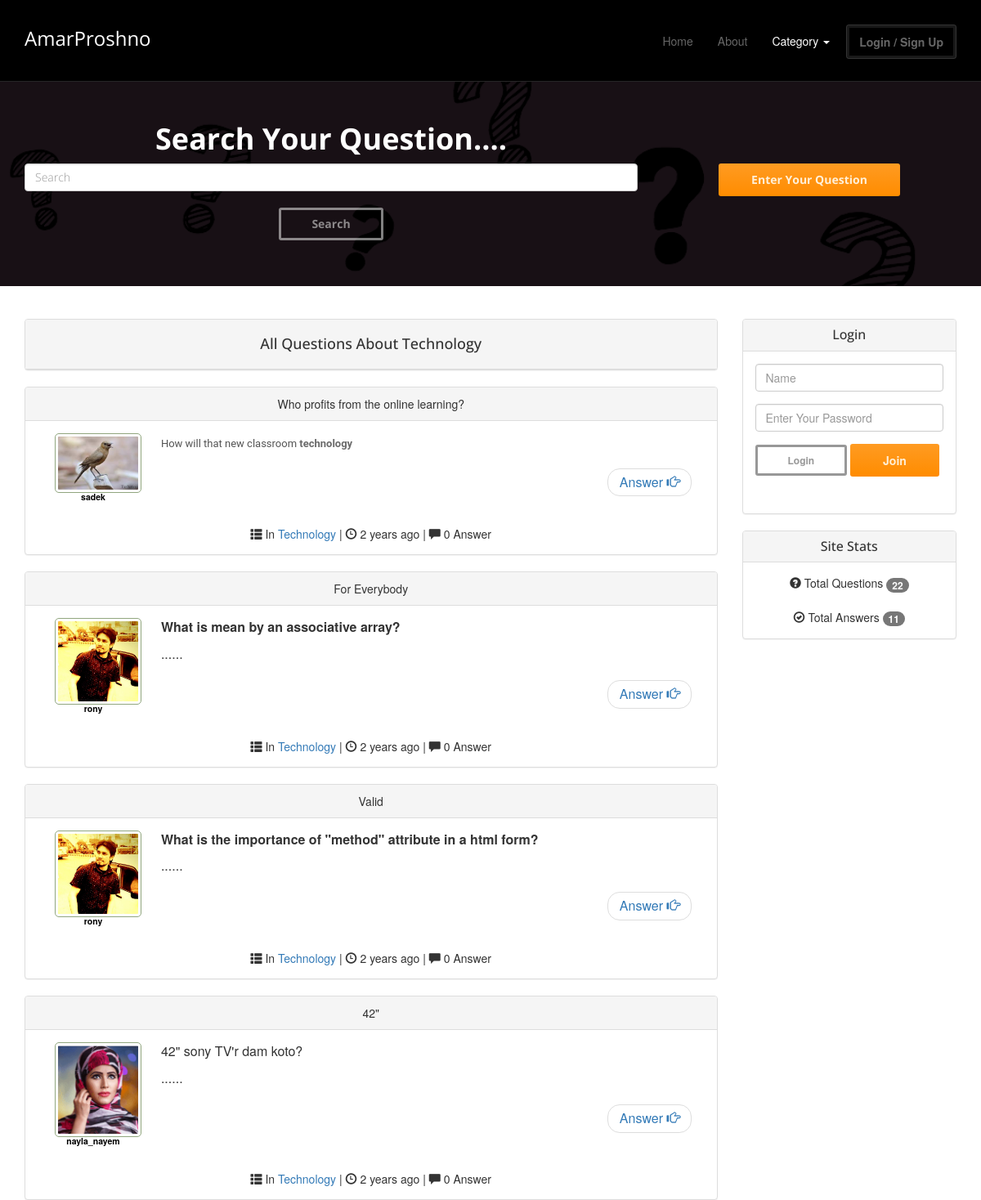
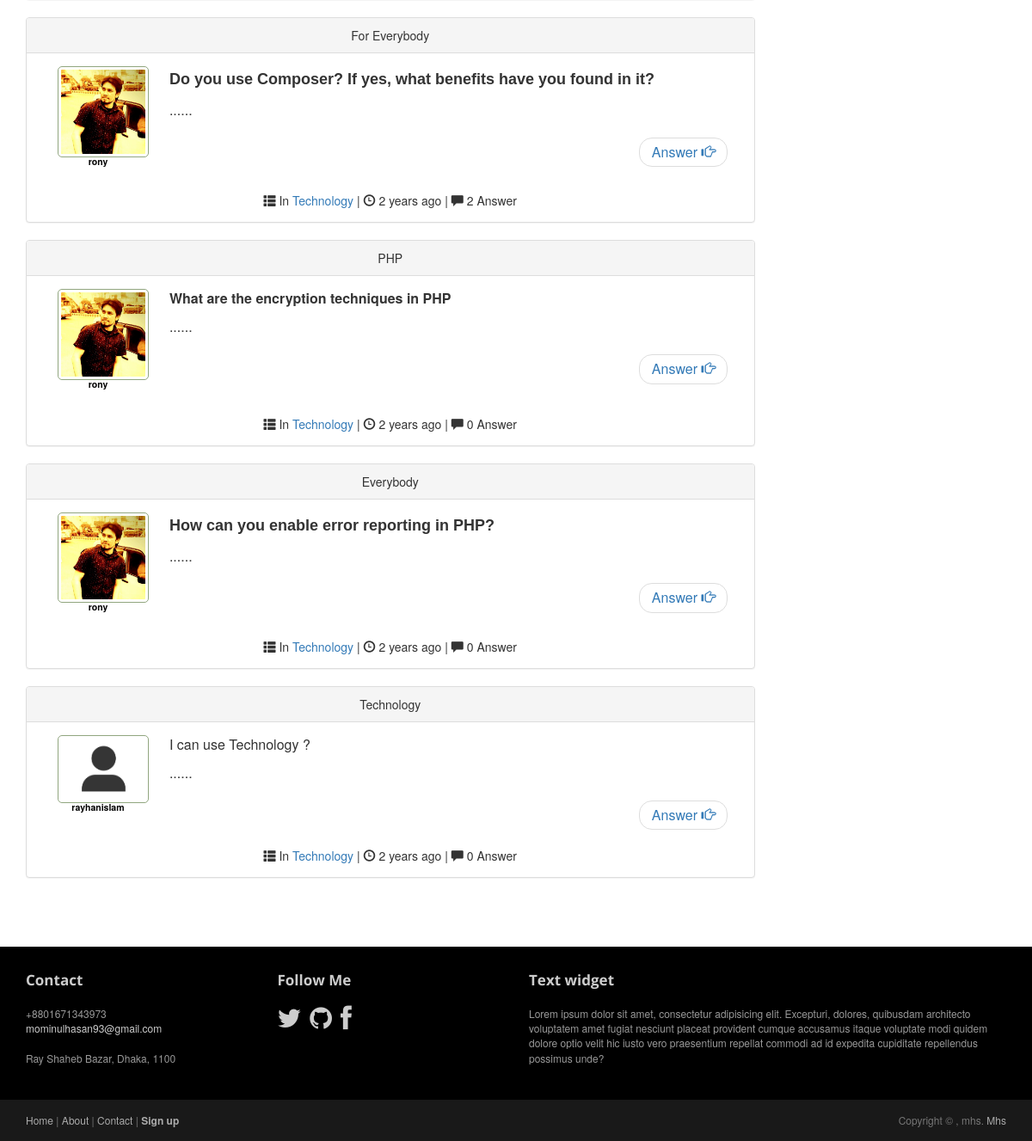
The app's page /view/category.php?categoryId=1 with its own data (2 pictures, top to bottom).
### tables this page shows
CREATE TABLE `category` (
  `id` int(11) NOT NULL,
  `name` varchar(255) NOT NULL,
  `created_at` timestamp NOT NULL DEFAULT current_timestamp(),
  `updated_at` timestamp NOT NULL DEFAULT current_timestamp(),
  `deleted_at` timestamp NOT NULL DEFAULT current_timestamp()
);

CREATE TABLE `question` (
  `id` int(11) NOT NULL,
  `cat_id` int(11) NOT NULL,
  `title` varchar(255) NOT NULL,
  `body` text NOT NULL,
  `username` varchar(60) DEFAULT NULL,
  `user_id` int(11) DEFAULT NULL,
  `date` timestamp NOT NULL DEFAULT current_timestamp(),
  `created_at` datetime NOT NULL DEFAULT current_timestamp(),
  `uapdated_at` datetime NOT NULL DEFAULT current_timestamp(),
  `deleted_at` timestamp NOT NULL DEFAULT current_timestamp()
);

CREATE TABLE `users` (
  `id` int(11) NOT NULL,
  `first_name` varchar(255) NOT NULL,
  `last_name` varchar(255) NOT NULL,
  `username` varchar(60) NOT NULL,
  `email` varchar(255) NOT NULL,
  `password` varchar(50) NOT NULL,
  `image` varchar(255) DEFAULT 'assets/uploads/default.png',
  `is_admin` tinyint(1) NOT NULL DEFAULT 0,
  `created_at` datetime NOT NULL DEFAULT current_timestamp(),
  `updated_at` datetime NOT NULL DEFAULT current_timestamp(),
  `deleted_at` datetime NOT NULL DEFAULT current_timestamp()
);

### src/Database/Database.php (called while the page is built, shortened)
<?php
class Database
{
    private static $pdo;
    private static function connection(){
        if (!isset(self::$pdo)){
            try{
                self::$pdo = new PDO('mysql:host=localhost; dbname=amar_proshno', 'root','');
            }catch (PDOException $e){
                echo $e->getMessage();
            }
        }
        return self::$pdo;
    }
    public static function Prepare($sql){
        return self::connection()->prepare($sql);
    }
}

### src/Question/Question.php (called while the page is built, shortened)
<?php
class Question{
    private $category = "category";
    public function getCategory(){
        $sql = "SELECT * FROM $this->category";
        $stmt = Database::Prepare($sql);
        $stmt->execute();
        return $data = $stmt->fetchAll();
    }
    public function textShorten($text, $limit= 350){
        $text = $text . " ";
        $text = substr($text, 0, $limit);
        $text = substr($text, 0, strrpos($text, ' ') );
        $text = $text . "......";
        return $text;
    }
}

### src/Timer/Timer.php (called while the page is built, shortened)
<?php
class Timer{
    public function _ago($tm,$rcs = 0) {
        $cur_tm = time();
        $dif = $cur_tm-$tm;
        $pds = array('second','minute','hour','day','week','month','year','decade');
        $lngh = array(1,60,3600,86400,604800,2630880,31570560,315705600);
        for($v = sizeof($lngh)-1; ($v >= 0)&&(($no = $dif/$lngh[$v])<=1); $v--); if($v < 0) $v = 0; $_tm = $cur_tm-($dif%$lngh[$v]);
        $no = floor($no);
        if($no <> 1)
            $pds[$v] .='s';
        $x = sprintf("%d %s ",$no,$pds[$v]);
        return $x;
    }
}
?>

### src/Session/Session.php (called while the page is built, shortened)
<?php
class Session{
    public static function get($key){
        if (isset($_SESSION[$key])){
            return $_SESSION[$key];
        }else{
            return false;
        }
    }
}
?>

### view/category.php (the view, shortened to what this page needs)
<?php
$question = new Question();
$answers = new Answers();
$timer = new Timer();
?>
<!DOCTYPE html>
<html lang="en">
<head>
    <link rel="stylesheet" href="assets/css/bootstrap.min.css">
    <link rel="stylesheet" href="assets/css/font-awesome.min.css">
    <link rel="stylesheet" href="assets/css/bootstrap-theme.css" media="screen" >
    <link rel="stylesheet" href="assets/css/main.css">
</head>
<body class="home">
<div class="navbar navbar-inverse navbar-fixed-top headroom" style="background-color: black" >
    <div class="container">
        <div class="row">
            <div class="col-md-12">
                <div class="navbar-header">
                    <a class="navbar-brand" href="../index.php">AmarProshno</a>
                </div>
                <div class="navbar-collapse collapse">
                    <ul class="nav navbar-nav pull-right">
                        <?php
                        $path = $_SERVER["SCRIPT_FILENAME"];
                        $CurreentPage = basename($path, '.php');
                        ?>
                        <li><a href="../index.php">Home</a></li>
                        <li><a href="about.php">About</a></li>
                        <li <?php if ($CurreentPage == 'category'){echo 'class="active"';} ?>
                                role="presentation" class="dropdown">
                            <a class="dropdown-toggle" data-toggle="dropdown" href="#" role="button" aria-haspopup="true" aria-expanded="false">
                                Category <span class="caret"></span>
                            </a>
                                <?php foreach ($question->getCategory() as $key => $value ){ ?>
                                    <li><a class="active" href="category.php?categoryId=<?php echo $value['id']; ?>"><?php echo $value['name']; ?></a></li>
                                <?php  }  ?>
                        </li>
                        <?php if (!isset($_SESSION["userid"]) || empty($_SESSION["userid"])){   ?>
                            <li><a class="btn btn-default" href="signin.php">Login / Sign Up</a></li>
                        <?php }else{?>
                            <li><a href="my_all_question.php">My All Question</a></li>
                            <li><a href="profile.php">My Profile</a></li>
                            <li><a class="btn btn-default" href="?set=logout">Logout</a></li>
                        <?php } ?>
                    </ul>
                </div>
            </div>
        </div>
    </div>
</div>
<header id="head">
    <div class="container">
        <div class="row height">
            <h1 class="text-center col-md-8"><b>Search Your Question....</b></h1>
            <div class="form-group col-md-8">
                <form action="search.php" method="post" role="search">
                    <input type="search" class="form-control" placeholder="Search"><br>
                    <button class="btn btn-default" name="search" type="submit">Search</button>
                </form>
            </div>
            <div class="col-md-4">
                <a href="my_question.php"><button class="btn btn-action" type="submit">Enter Your
                        Question</button></a>
            </div>
        </div>
    </div>
</header>
<br><br>
<div class="container">
    <div class="row">
        <div class="col-lg-9 col-md-9 col-sm-8 col-xs-12">
            <?php
                if (!isset($_GET["categoryId"])){
                    header("Location: ../index.php");
                }else{
                $id = $_GET["categoryId"];
                $query = "SELECT * FROM category WHERE id= '$id'";
                $stmt = Database::Prepare($query);
                $stmt->execute();
                $data =  $stmt->fetchAll();
                foreach ($data as $catName){
            ?>
            <div class="panel panel-default">
                <div class="panel-heading text-center">
                    <h4><?php echo"All Questions About " . $catName['name'];?></h4>
                </div>
            </div>
            <?php } } ?>
    <?php
    if (!isset($_GET["categoryId"])){
        header("Location: ../index.php");
    }else{
        $id = $_GET["categoryId"];
        $query = "SELECT * FROM question WHERE cat_id = '$id'";
        $stmt = Database::Prepare($query);
        $stmt->execute();
        $data =  $stmt->fetchAll();
        foreach ($data as $cat_data) {
    ?>
            <div class="panel panel-default">
                <div class="panel-heading text-center">
                    <?php echo $cat_data['title'];?>
                </div>
                <div class="panel-body">
                    <div class="col-lg-2 col-md-2 col-sm-3 col-xs-3">
                        <?php
                            $userId = $cat_data['user_id'];
                            $query = "SELECT * FROM users WHERE id= '$userId'";
                            $stmt = Database::Prepare($query);
                            $stmt->execute();
                            $data =  $stmt->fetchAll();
                            foreach ($data as $userDetails){
                        ?>
                        <label class="label">
                            <a style="color: #000000;" href="view_profile.php?userProfile=<?php echo $userDetails['id'];?>">
                            <img style="border: solid 1px #91A67F; padding: 3px; border-radius: 5px;"
                                 src="<?php echo $userDetails['image'];?>">
                            <p><?php echo $userDetails['username'];?></p>
                            </a>
                        </label>
                        <?php } ?>
                    </div>
                    <div class="col-lg-10 col-md-10 col-sm-9 col-xs-9">
                            <span style="font-size: 16px;">
                                <?php echo $question->textShorten($cat_data['body']) ;?>
                                <nav aria-label="...">
                                <nav aria-label="...">
                                    <ul class="pager">
                                        <li class="next"><a href="details.php?detailId=<?php echo urlencode($cat_data['id']); ?>">Answer <span class="glyphicon  glyphicon-hand-right"  aria-hidden="true"></span></a></li>
                                    </ul>
                                </nav>
                            </span>
                    </div>
                    <div class="text-center col-lg-12 col-md-12 col-sm-12 col-xs-12">
                        <?php
                        $id = $cat_data["cat_id"];
                        $query = "SELECT * FROM category WHERE id= '$id'";
                        $stmt = Database::Prepare($query);
                        $stmt->execute();
                        $data =  $stmt->fetchAll();
                        foreach ($data as $catName){
                            ?>
                            <span class="glyphicon  glyphicon-th-list"></span> In <a href="category.php?categoryId=<?php echo $catName['id'];?>"><?php echo $catName['name'];?></a>
                        <?php } ?>
                        | <span class="glyphicon  glyphicon-time"></span>
                        <?php
                        $time = $cat_data["created_at"];
                        $time = strtotime("$time");
                        echo $timer->_ago($time);
                        ?>
                        ago
                        <?php
                        $i=0;
                        foreach ($answers->getAllAnswers($cat_data["id"]) as  $value) {
                            $i++;
                        }
                        ?>
                        | <span class="glyphicon glyphicon-comment"></span> <?php echo " " . $i; ?> Answer
                    </div>
                </div>
            </div>
            <?php   } } ?>
        </div>
        <div class="col-lg-3 col-md-3 col-sm-4 col-xs-12">
        <?php if (!Session::get("userid")){ ?>
            <div class="panel panel-default">
                <div class="panel-heading">
                    <h2 class="panel-title text-center">Login</h2>
                </div>
                <div class="panel-body">
                    <form action="" method="post">
                        <div class="form-group">
                            <input type="text" class="form-control" name="user_name" placeholder="Name" required>
                        </div>
                        <div class="form-group">
                            <input type="password" class="form-control" name="password" placeholder="Enter Your Password" required>
                        </div>
                        <div class="form-group">
                            <button type="submit" class="btn btn-default btn-xs" name="submit">Login</button>
                    </form>
                    <a class="btn btn-action" href="signup.php">Join</a>
                </div>
            </div>
        </div>
<?php } ?>
            <div class="panel panel-default">
                <div class="panel-heading">
                    <h2 class="panel-title text-center">Site Stats</h2>
                </div>
                <?php
                $i = 0;
                foreach ($question->getAllQuestions() as $key => $value){
                    $i++;
                }
                ?>
                <?php
                $a = 0;
                foreach ($answers->getTotal_of_Answers() as $key => $value){
                    $a++;
                }
                ?>
                <div class="panel-body text-center">
                    <span class="glyphicon  glyphicon-question-sign"></span> Total Questions <span class="badge"><?php echo $i; ?></span><br><br>
                    <span class="glyphicon  glyphicon-ok-circle"></span> Total Answers <span class="badge"><?php echo $a; ?></span>
                </div>
            </div>
        </div>
    </div>
<footer id="footer" class="top-space">
    <div class="footer1">
        <div class="container">
            <div class="row">
                <div class="col-md-3 widget">
                    <h3 class="widget-title">Contact</h3>
                    <div class="widget-body">
                        <p>+8801671343973<br>
                            <a href="mailto:#">mominulhasan93@gmail.com</a><br>
                            <br>
                            Ray Shaheb Bazar, Dhaka, 1100
                        </p>
                    </div>
                </div>
                <div class="col-md-3 widget">
                    <h3 class="widget-title">Follow Me</h3>
                    <div class="widget-body">
                        <p class="follow-me-icons">
                            <a href="https://twitter.com/mominulhasan93"><i class="fa fa-twitter fa-2"></i></a>
                            <a href="https://github.com/mhs93"><i class="fa fa-github fa-2"></i></a>
                            <a href="https://www.facebook.com/mominul.hasan.14"><i class="fa fa-facebook fa-2"></i></a>
                        </p>
                    </div>
                </div>
                <div class="col-md-6 widget">
                    <h3 class="widget-title">Text widget</h3>
                    <div class="widget-body">
                        <p>Lorem ipsum dolor sit amet, consectetur adipisicing elit. Excepturi, dolores, quibusdam architecto voluptatem amet fugiat nesciunt placeat provident cumque accusamus itaque voluptate modi quidem dolore optio velit hic iusto vero praesentium repellat commodi ad id expedita cupiditate repellendus possimus unde?</p>
                    </div>
                </div>
            </div>
        </div>
    </div>
    <div class="footer2">
        <div class="container">
            <div class="row">
                <div class="col-md-6 widget">
                    <div class="widget-body">
                        <p class="simplenav">
                            <a href="#">Home</a> |
                            <a href="view/about.php">About</a> |
                            <a href="view/contact.php">Contact</a> |
                            <b><a href="view/signup.php">Sign up</a></b>
                        </p>
                    </div>
                </div>
                <div class="col-md-6 widget">
                    <div class="widget-body">
                        <p class="text-right">
                            Copyright &copy; <?php date('Y'); ?>, mhs. <a href="#" rel="designer">Mhs</a>
                        </p>
                    </div>
                </div>
            </div>
        </div>
    </div>
</footer>
</body>
</html>

### records on screen
category: name "Technology"
question: title "Who profits from the online learning?", body "How will that new classroom technology", created_at "2 years", i "0"
users: image (picture), username "sadek"
question: title "For Everybody", body "What is mean by an associative array? ......", created_at "2 years", i "0"
users: image (picture), username "rony"
question: title "Valid", body "What is the importance of \"method\" attribute in a html form? ......", created_at "2 years", i "0"
question: title "42\"", body "42\" sony TV'r dam koto? ......", created_at "2 years", i "0"
users: image (picture), username "nayla_nayem"
question: title "For Everybody", body "Do you use Composer? If yes, what benefits have you found in it? ......", created_at "2 years", i "2"
question: title "PHP", body "What are the encryption techniques in PHP ......", created_at "2 years", i "0"
question: title "Everybody", body "How can you enable error reporting in PHP? ......", created_at "2 years", i "0"
question: title "Technology", body "I can use Technology ? ......", created_at "2 years", i "0"
users: image (placeholder picture), username "rayhanislam"

### other values on screen
$i "22"
$a "11"
